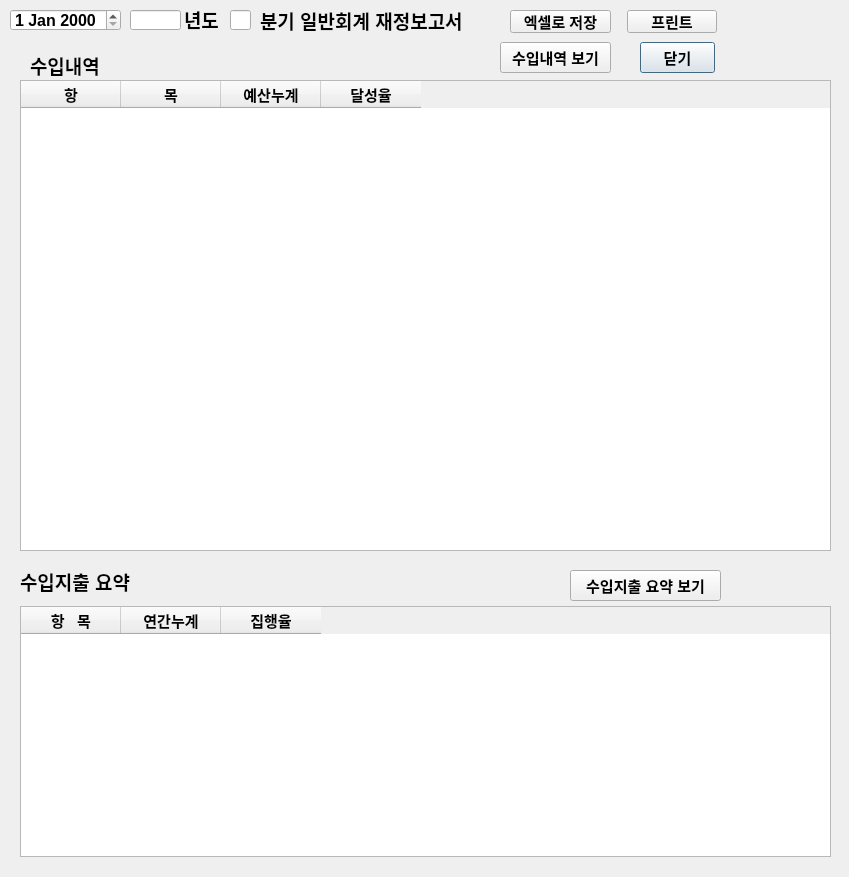
<?xml version="1.0" encoding="UTF-8"?>
<ui version="4.0">
 <class>Dialog</class>
 <widget class="QDialog" name="Dialog">
  <property name="geometry">
   <rect>
    <x>0</x>
    <y>0</y>
    <width>849</width>
    <height>877</height>
   </rect>
  </property>
  <property name="font">
   <font>
    <pointsize>11</pointsize>
   </font>
  </property>
  <property name="windowTitle">
   <string>Dialog</string>
  </property>
  <widget class="QDateEdit" name="bogo_date_widget">
   <property name="geometry">
    <rect>
     <x>10</x>
     <y>9</y>
     <width>111</width>
     <height>22</height>
    </rect>
   </property>
   <property name="font">
    <font>
     <pointsize>12</pointsize>
     <weight>75</weight>
     <bold>true</bold>
    </font>
   </property>
  </widget>
  <widget class="QTableWidget" name="income_tableWidget">
   <property name="geometry">
    <rect>
     <x>20</x>
     <y>80</y>
     <width>811</width>
     <height>471</height>
    </rect>
   </property>
   <property name="font">
    <font>
     <pointsize>11</pointsize>
     <weight>75</weight>
     <bold>true</bold>
    </font>
   </property>
   <property name="focusPolicy">
    <enum>Qt::NoFocus</enum>
   </property>
   <column>
    <property name="text">
     <string>항</string>
    </property>
    <property name="font">
     <font>
      <pointsize>11</pointsize>
      <weight>75</weight>
      <bold>true</bold>
     </font>
    </property>
   </column>
   <column>
    <property name="text">
     <string>목</string>
    </property>
    <property name="font">
     <font>
      <pointsize>11</pointsize>
      <weight>75</weight>
      <bold>true</bold>
     </font>
    </property>
   </column>
   <column>
    <property name="text">
     <string>예산누계</string>
    </property>
    <property name="font">
     <font>
      <pointsize>11</pointsize>
      <weight>75</weight>
      <bold>true</bold>
     </font>
    </property>
   </column>
   <column>
    <property name="text">
     <string>달성율</string>
    </property>
    <property name="font">
     <font>
      <pointsize>11</pointsize>
      <weight>75</weight>
      <bold>true</bold>
     </font>
    </property>
   </column>
  </widget>
  <widget class="QTableWidget" name="balance_tableWidget">
   <property name="geometry">
    <rect>
     <x>20</x>
     <y>606</y>
     <width>811</width>
     <height>251</height>
    </rect>
   </property>
   <property name="font">
    <font>
     <pointsize>11</pointsize>
     <weight>75</weight>
     <bold>true</bold>
    </font>
   </property>
   <property name="focusPolicy">
    <enum>Qt::NoFocus</enum>
   </property>
   <column>
    <property name="text">
     <string>항   목</string>
    </property>
   </column>
   <column>
    <property name="text">
     <string>연간누계</string>
    </property>
   </column>
   <column>
    <property name="text">
     <string>집행율</string>
    </property>
   </column>
  </widget>
  <widget class="QLabel" name="income_label">
   <property name="geometry">
    <rect>
     <x>30</x>
     <y>55</y>
     <width>91</width>
     <height>21</height>
    </rect>
   </property>
   <property name="font">
    <font>
     <pointsize>14</pointsize>
     <weight>75</weight>
     <bold>true</bold>
    </font>
   </property>
   <property name="text">
    <string>수입내역</string>
   </property>
  </widget>
  <widget class="QPushButton" name="Quarterly_income_close_Button">
   <property name="geometry">
    <rect>
     <x>640</x>
     <y>42</y>
     <width>75</width>
     <height>31</height>
    </rect>
   </property>
   <property name="font">
    <font>
     <pointsize>11</pointsize>
     <weight>75</weight>
     <bold>true</bold>
    </font>
   </property>
   <property name="text">
    <string>닫기</string>
   </property>
  </widget>
  <widget class="QPushButton" name="Quarterly_excel_save_Button">
   <property name="geometry">
    <rect>
     <x>510</x>
     <y>10</y>
     <width>101</width>
     <height>23</height>
    </rect>
   </property>
   <property name="font">
    <font>
     <pointsize>11</pointsize>
     <weight>75</weight>
     <bold>true</bold>
    </font>
   </property>
   <property name="text">
    <string>엑셀로 저장</string>
   </property>
  </widget>
  <widget class="QLineEdit" name="bogo_year_widget">
   <property name="geometry">
    <rect>
     <x>130</x>
     <y>10</y>
     <width>51</width>
     <height>20</height>
    </rect>
   </property>
   <property name="font">
    <font>
     <pointsize>14</pointsize>
     <weight>75</weight>
     <bold>true</bold>
    </font>
   </property>
   <property name="text">
    <string/>
   </property>
  </widget>
  <widget class="QLabel" name="year_label">
   <property name="geometry">
    <rect>
     <x>184</x>
     <y>9</y>
     <width>41</width>
     <height>21</height>
    </rect>
   </property>
   <property name="font">
    <font>
     <pointsize>14</pointsize>
     <weight>75</weight>
     <bold>true</bold>
    </font>
   </property>
   <property name="text">
    <string>년도</string>
   </property>
  </widget>
  <widget class="QLineEdit" name="Quarter_widget">
   <property name="geometry">
    <rect>
     <x>230</x>
     <y>10</y>
     <width>21</width>
     <height>20</height>
    </rect>
   </property>
   <property name="font">
    <font>
     <pointsize>14</pointsize>
     <weight>75</weight>
     <bold>true</bold>
    </font>
   </property>
   <property name="text">
    <string/>
   </property>
  </widget>
  <widget class="QLabel" name="title_label">
   <property name="geometry">
    <rect>
     <x>260</x>
     <y>10</y>
     <width>241</width>
     <height>21</height>
    </rect>
   </property>
   <property name="font">
    <font>
     <pointsize>14</pointsize>
     <weight>75</weight>
     <bold>true</bold>
    </font>
   </property>
   <property name="text">
    <string>분기 일반회계 재정보고서</string>
   </property>
  </widget>
  <widget class="QPushButton" name="Quarter_view_Button">
   <property name="geometry">
    <rect>
     <x>500</x>
     <y>42</y>
     <width>111</width>
     <height>31</height>
    </rect>
   </property>
   <property name="font">
    <font>
     <pointsize>11</pointsize>
     <weight>75</weight>
     <bold>true</bold>
    </font>
   </property>
   <property name="text">
    <string>수입내역 보기</string>
   </property>
  </widget>
  <widget class="QLabel" name="balance_label">
   <property name="geometry">
    <rect>
     <x>20</x>
     <y>571</y>
     <width>141</width>
     <height>21</height>
    </rect>
   </property>
   <property name="font">
    <font>
     <pointsize>14</pointsize>
     <weight>75</weight>
     <bold>true</bold>
    </font>
   </property>
   <property name="text">
    <string>수입지출 요약</string>
   </property>
  </widget>
  <widget class="QPushButton" name="Quarter_view_Button_2">
   <property name="geometry">
    <rect>
     <x>570</x>
     <y>570</y>
     <width>151</width>
     <height>31</height>
    </rect>
   </property>
   <property name="font">
    <font>
     <pointsize>11</pointsize>
     <weight>75</weight>
     <bold>true</bold>
    </font>
   </property>
   <property name="text">
    <string>수입지출 요약 보기</string>
   </property>
  </widget>
  <widget class="QPushButton" name="QPrint_Button">
   <property name="geometry">
    <rect>
     <x>627</x>
     <y>10</y>
     <width>90</width>
     <height>23</height>
    </rect>
   </property>
   <property name="font">
    <font>
     <pointsize>11</pointsize>
     <weight>75</weight>
     <bold>true</bold>
    </font>
   </property>
   <property name="text">
    <string>프린트</string>
   </property>
  </widget>
 </widget>
 <tabstops>
  <tabstop>Quarter_widget</tabstop>
  <tabstop>Quarter_view_Button</tabstop>
  <tabstop>Quarter_view_Button_2</tabstop>
  <tabstop>Quarterly_excel_save_Button</tabstop>
  <tabstop>QPrint_Button</tabstop>
  <tabstop>Quarterly_income_close_Button</tabstop>
  <tabstop>bogo_date_widget</tabstop>
  <tabstop>bogo_year_widget</tabstop>
 </tabstops>
 <resources/>
 <connections>
  <connection>
   <sender>Quarter_view_Button_2</sender>
   <signal>clicked()</signal>
   <receiver>Dialog</receiver>
   <slot>yoyak_view()</slot>
   <hints>
    <hint type="sourcelabel">
     <x>616</x>
     <y>403</y>
    </hint>
    <hint type="destinationlabel">
     <x>561</x>
     <y>506</y>
    </hint>
   </hints>
  </connection>
  <connection>
   <sender>Quarter_view_Button</sender>
   <signal>clicked()</signal>
   <receiver>Dialog</receiver>
   <slot>Quarterly_view()</slot>
   <hints>
    <hint type="sourcelabel">
     <x>525</x>
     <y>59</y>
    </hint>
    <hint type="destinationlabel">
     <x>464</x>
     <y>58</y>
    </hint>
   </hints>
  </connection>
  <connection>
   <sender>Quarterly_income_close_Button</sender>
   <signal>clicked()</signal>
   <receiver>Dialog</receiver>
   <slot>Quarterly_income_close()</slot>
   <hints>
    <hint type="sourcelabel">
     <x>686</x>
     <y>60</y>
    </hint>
    <hint type="destinationlabel">
     <x>736</x>
     <y>59</y>
    </hint>
   </hints>
  </connection>
  <connection>
   <sender>Quarterly_excel_save_Button</sender>
   <signal>clicked()</signal>
   <receiver>Dialog</receiver>
   <slot>Quarterly_excel_save()</slot>
   <hints>
    <hint type="sourcelabel">
     <x>541</x>
     <y>19</y>
    </hint>
    <hint type="destinationlabel">
     <x>501</x>
     <y>22</y>
    </hint>
   </hints>
  </connection>
  <connection>
   <sender>QPrint_Button</sender>
   <signal>clicked()</signal>
   <receiver>Dialog</receiver>
   <slot>print_button_clicked()</slot>
   <hints>
    <hint type="sourcelabel">
     <x>699</x>
     <y>20</y>
    </hint>
    <hint type="destinationlabel">
     <x>734</x>
     <y>19</y>
    </hint>
   </hints>
  </connection>
 </connections>
 <slots>
  <slot>Quarterly_view()</slot>
  <slot>Quarterly_excel_save()</slot>
  <slot>Quarterly_income_close()</slot>
  <slot>yoyak_view()</slot>
  <slot>print_button_clicked()</slot>
 </slots>
</ui>
